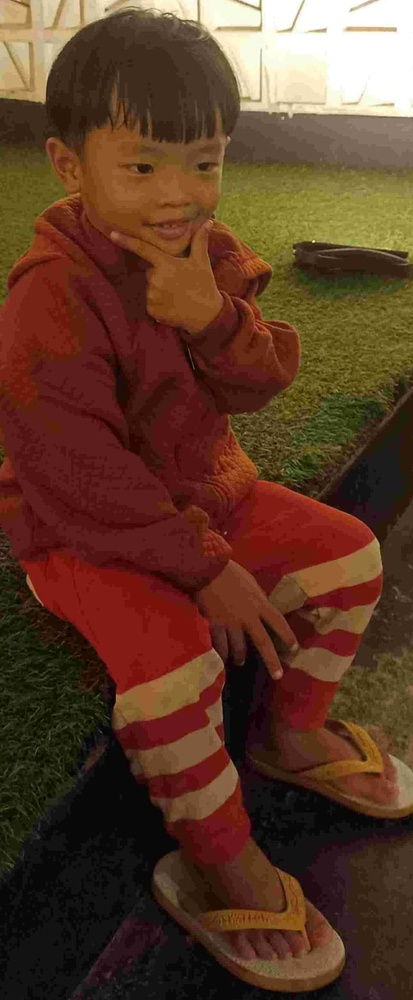
#> input picture gambar1.jpg, 413 x 1000 px, shrunk from 645 x 1562 before the run
$ python perbaikan_citra_histogram.py
#> lines starting #> are read from the running program, lines starting #| are printed output that depends on the picture; long printed decimals are rounded
#> further down, image is the input picture: shape (1000, 413, 3); mean B, G, R 40.1, 59.1, 92.8
import cv2
import numpy as np

def apply_histogram_equalization(image):
    # Terapkan Histogram Equalization pada gambar grayscale
    gray = cv2.cvtColor(image, cv2.COLOR_BGR2GRAY)
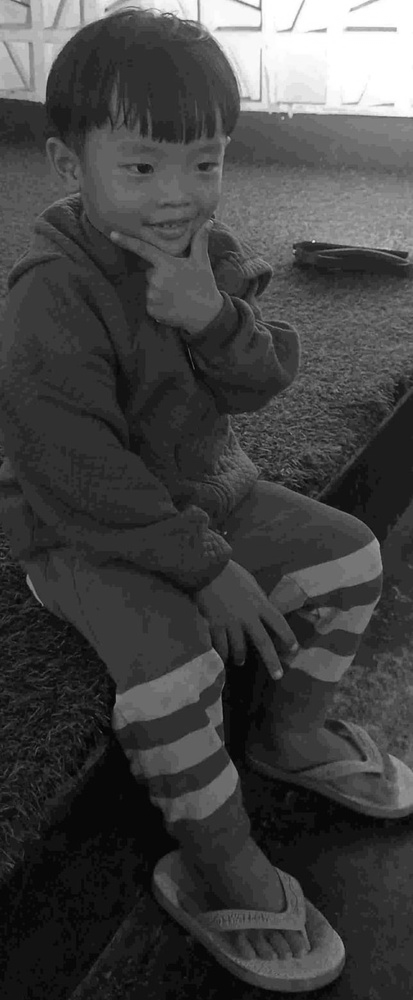
#> gray: shape (1000, 413); min 1, max 255, mean 67
    equalized = cv2.equalizeHist(gray)
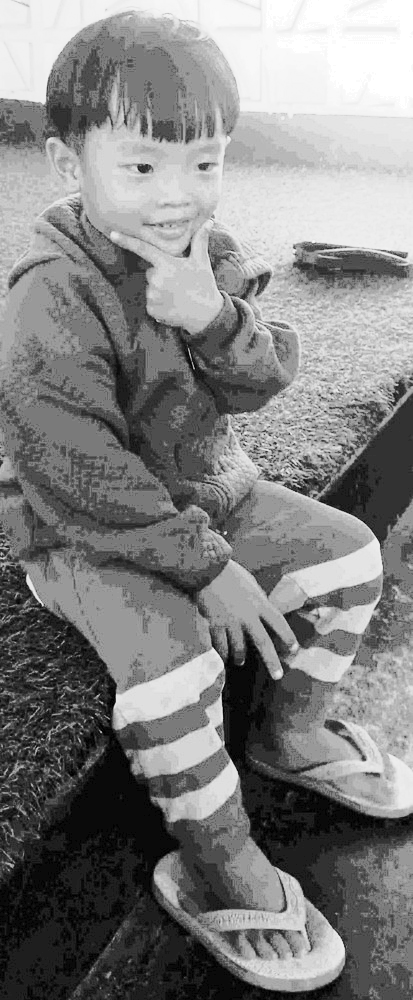
#> equalized: shape (1000, 413); min 0, max 255, mean 129.7
    return cv2.cvtColor(equalized, cv2.COLOR_GRAY2BGR)

def calculate_mse(image1, image2):
    mse = np.mean((image1 - image2) ** 2)
#> mse = 100.1
    return mse

def calculate_psnr(mse, max_value=255):
    if mse == 0:
        return float('inf')
    psnr = 20 * np.log10(max_value / np.sqrt(mse))
    return psnr

# Baca gambar
image = cv2.imread('gambar1.jpg')

# Terapkan Histogram Equalization pada gambar
equalized_image = apply_histogram_equalization(image)

# Hitung MSE antara gambar asli dan hasil perbaikan
mse = calculate_mse(image, equalized_image)
#> mse = 100.1

# Hitung PSNR berdasarkan MSE
psnr = calculate_psnr(mse)
#> in calculate_psnr, `psnr = 20 * np.log10(max_value / np.sqrt(mse))`: psnr = 28.13
#> psnr = 28.13

# Tampilkan nilai MSE dan PSNR
print("MSE:", mse)
#| MSE: 100.101
print("PSNR:", psnr)
#| PSNR: 28.126

# Tampilkan gambar asli dan hasil perbaikan
cv2.imshow('Original Image', image)
cv2.imshow('Equalized Image', equalized_image)
cv2.waitKey(0)
cv2.destroyAllWindows()
